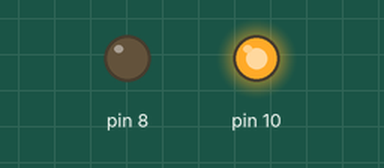
Simulated run of this sketch. Board: Arduino Uno, built with avr-gcc and run on an emulated ATmega328P. On the bench: output pins drawn as LEDs (lit = HIGH). Pins used as bus, display or sensor lines are not drawn.

Above: at 1.5 s.
At 4.0 s:
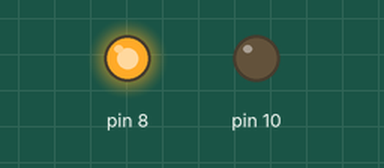
Timing chart, 0 to 6.5 s (numbered marks = the images above):
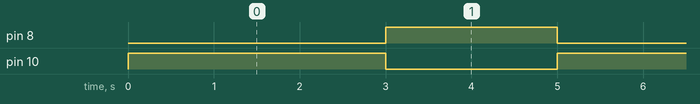

The sketch:

Moyon_Narvaez_Semaforo.ino
```cpp
void setup() {
  // put your setup code here, to run once:
  pinMode(10, OUTPUT);
  pinMode(8, OUTPUT);
  pinMode(7, OUTPUT);

}

void loop() {
  // put your main code here, to run repeatedly:
  digitalWrite(10, HIGH);
  delay(3000);
  digitalWrite(10, LOW);
  digitalWrite(8, HIGH);
  delay(2000);
  digitalWrite(8, LOW);
  digitalWrite(7, HIGH);
  delay(000);
  digitalWrite(7, LOW);


}
```

Measured:
- by itself, pin 8: alternates HIGH for 2.0 s and LOW for 3.0 s
- by itself, pin 10: alternates HIGH for 3.0 s and LOW for 2.0 s
- by itself, everything shown: repeats every 5.0 s, in 3 steps
